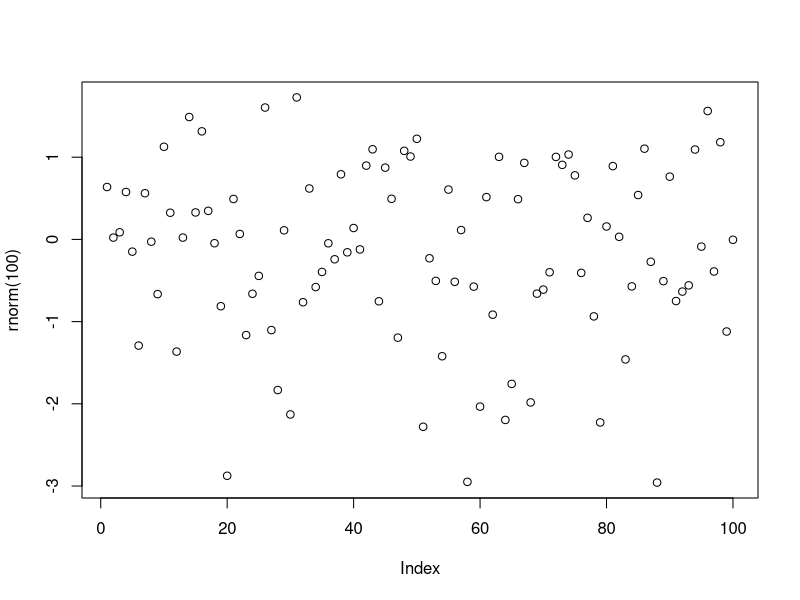
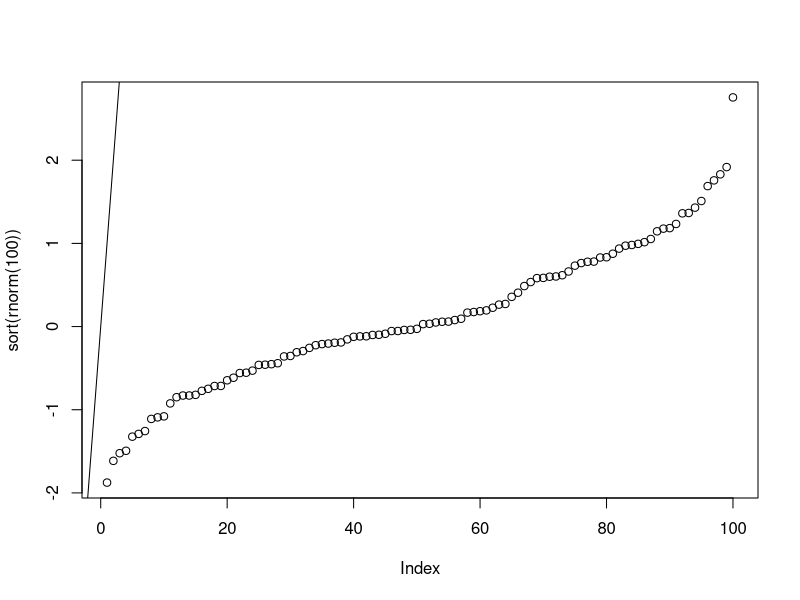
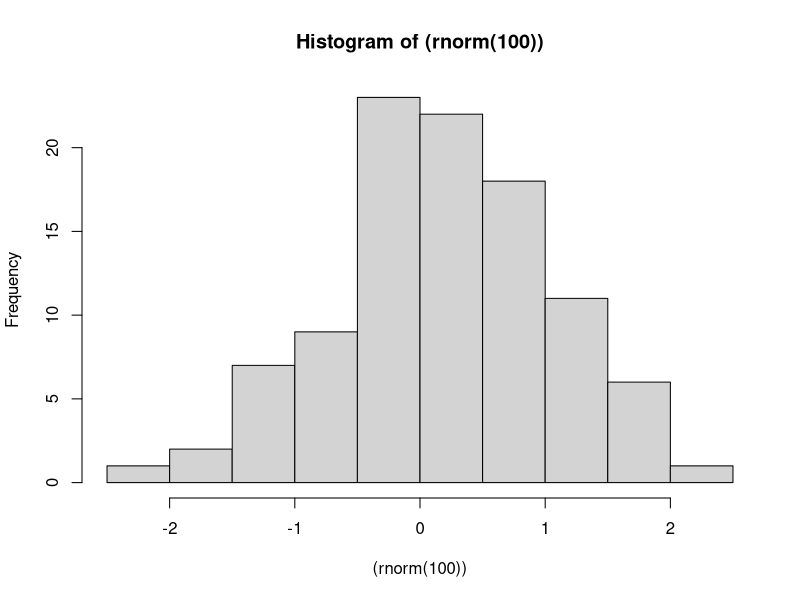
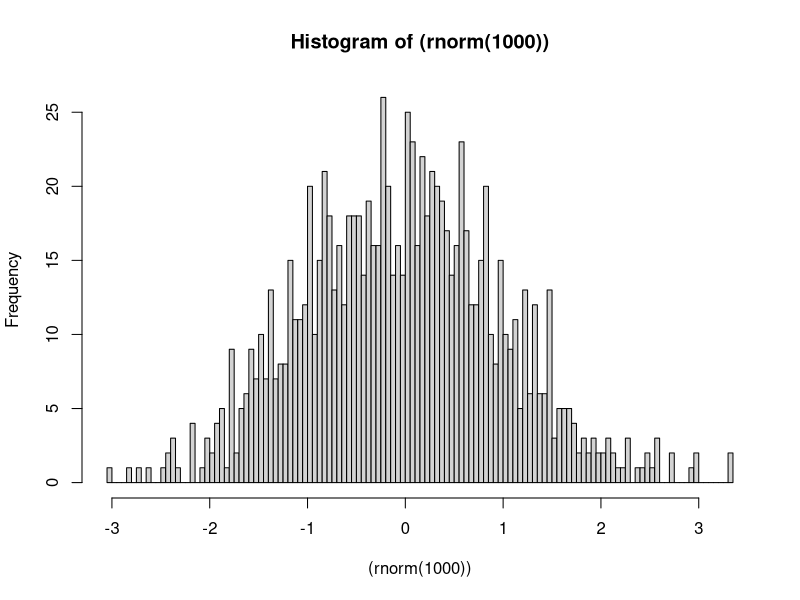
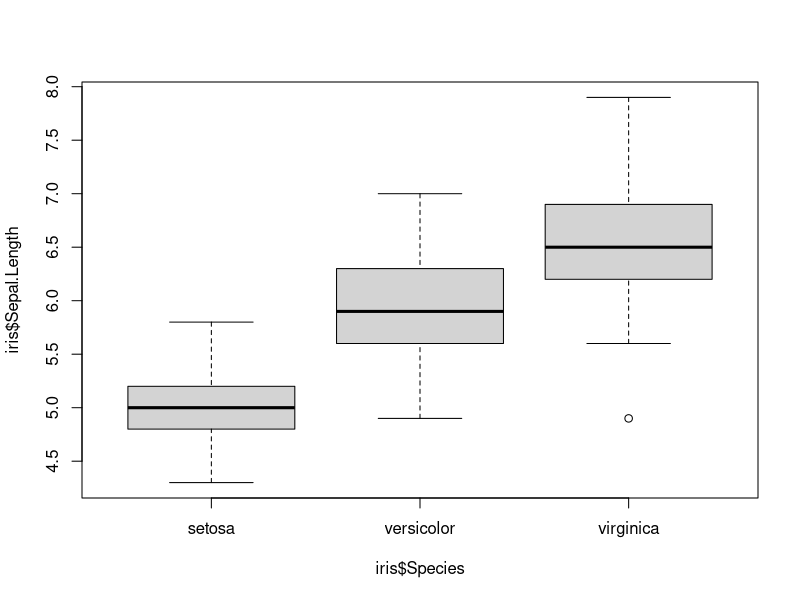
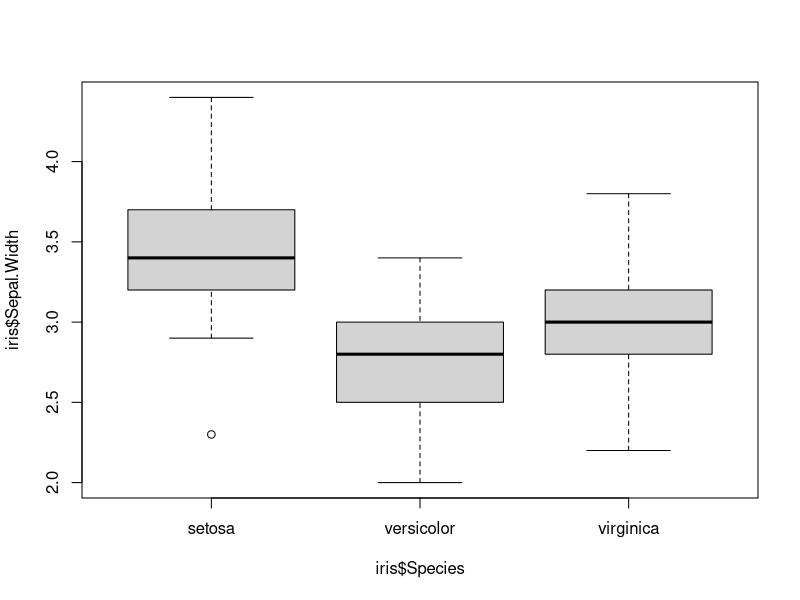

Write the R code that produced these figures, in order. (Note: this script raises an error after producing the figures.)
## ---- chunk 1
plot(rnorm(100))
plot(sort(rnorm(100)))
abline(a=0,b=1)
hist((rnorm(100)))
hist((rnorm(1000)),breaks=100)
## ---- chunk 2
boxplot(iris$Sepal.Length ~ iris$Species)
boxplot(iris$Sepal.Width ~ iris$Species)
by(iris, iris$Species, summary)

ggplot(data = iris) + aes( x = Petal.Length, y = Petal.Width, color = Species) + geom_point() + geom_smooth()
## ---- chunk 3
summary(cars)
## ---- chunk 4
plot(cars)
